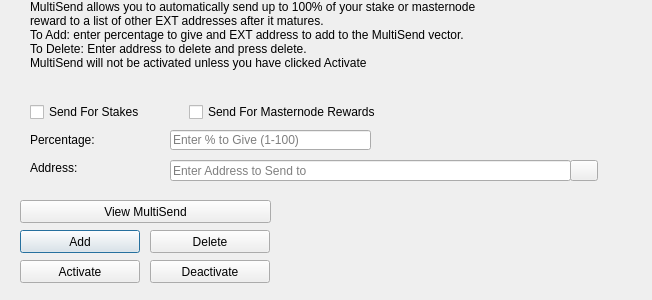
<?xml version="1.0" encoding="UTF-8"?>
<ui version="4.0">
 <class>MultiSendDialog</class>
 <widget class="QDialog" name="MultiSendDialog">
  <property name="windowModality">
   <enum>Qt::NonModal</enum>
  </property>
  <property name="geometry">
   <rect>
    <x>0</x>
    <y>0</y>
    <width>652</width>
    <height>300</height>
   </rect>
  </property>
  <property name="windowTitle">
   <string>MultiSend</string>
  </property>
  <widget class="QLineEdit" name="multiSendPercentEdit">
   <property name="geometry">
    <rect>
     <x>170</x>
     <y>130</y>
     <width>201</width>
     <height>20</height>
    </rect>
   </property>
   <property name="toolTip">
    <string>Enter whole numbers 1 - 100</string>
   </property>
   <property name="placeholderText">
    <string>Enter % to Give (1-100)</string>
   </property>
  </widget>
  <widget class="QLineEdit" name="multiSendAddressEdit">
   <property name="geometry">
    <rect>
     <x>170</x>
     <y>160</y>
     <width>401</width>
     <height>21</height>
    </rect>
   </property>
   <property name="toolTip">
    <string/>
   </property>
   <property name="placeholderText">
    <string>Enter Address to Send to</string>
   </property>
  </widget>
  <widget class="QLabel" name="label_2">
   <property name="geometry">
    <rect>
     <x>30</x>
     <y>0</y>
     <width>451</width>
     <height>121</height>
    </rect>
   </property>
   <property name="lineWidth">
    <number>1</number>
   </property>
   <property name="text">
    <string>MultiSend allows you to automatically send up to 100% of your stake or masternode reward to a list of other EXT addresses after it matures.
To Add: enter percentage to give and EXT address to add to the MultiSend vector.
To Delete: Enter address to delete and press delete.
MultiSend will not be activated unless you have clicked Activate</string>
   </property>
   <property name="alignment">
    <set>Qt::AlignLeading|Qt::AlignLeft|Qt::AlignTop</set>
   </property>
   <property name="wordWrap">
    <bool>true</bool>
   </property>
  </widget>
  <widget class="QLabel" name="message">
   <property name="geometry">
    <rect>
     <x>290</x>
     <y>200</y>
     <width>351</width>
     <height>91</height>
    </rect>
   </property>
   <property name="text">
    <string/>
   </property>
  </widget>
  <widget class="QPushButton" name="addButton">
   <property name="geometry">
    <rect>
     <x>20</x>
     <y>230</y>
     <width>120</width>
     <height>23</height>
    </rect>
   </property>
   <property name="toolTip">
    <string/>
   </property>
   <property name="statusTip">
    <string>Add to MultiSend Vector</string>
   </property>
   <property name="text">
    <string>Add</string>
   </property>
  </widget>
  <widget class="QPushButton" name="disableButton">
   <property name="geometry">
    <rect>
     <x>150</x>
     <y>260</y>
     <width>120</width>
     <height>23</height>
    </rect>
   </property>
   <property name="statusTip">
    <string>Deactivate MultiSend</string>
   </property>
   <property name="text">
    <string>Deactivate</string>
   </property>
  </widget>
  <widget class="QPushButton" name="addressBookButton">
   <property name="geometry">
    <rect>
     <x>570</x>
     <y>160</y>
     <width>28</width>
     <height>21</height>
    </rect>
   </property>
   <property name="toolTip">
    <string>Choose an address from the address book</string>
   </property>
   <property name="text">
    <string/>
   </property>
   <property name="icon">
    <iconset resource="../exsolution.qrc">
     <normaloff>:/icons/address-book</normaloff>:/icons/address-book</iconset>
   </property>
   <property name="shortcut">
    <string>Alt+A</string>
   </property>
   <property name="autoDefault">
    <bool>false</bool>
   </property>
  </widget>
  <widget class="QLabel" name="label">
   <property name="geometry">
    <rect>
     <x>30</x>
     <y>130</y>
     <width>121</width>
     <height>20</height>
    </rect>
   </property>
   <property name="toolTip">
    <string>Percentage of stake to send</string>
   </property>
   <property name="text">
    <string>Percentage:</string>
   </property>
  </widget>
  <widget class="QLabel" name="label_5">
   <property name="geometry">
    <rect>
     <x>30</x>
     <y>160</y>
     <width>111</width>
     <height>16</height>
    </rect>
   </property>
   <property name="toolTip">
    <string>Address to send portion of stake to</string>
   </property>
   <property name="text">
    <string>Address:</string>
   </property>
  </widget>
  <widget class="QPushButton" name="deleteButton">
   <property name="geometry">
    <rect>
     <x>150</x>
     <y>230</y>
     <width>120</width>
     <height>23</height>
    </rect>
   </property>
   <property name="toolTip">
    <string/>
   </property>
   <property name="statusTip">
    <string>Delete Address From MultiSend Vector</string>
   </property>
   <property name="text">
    <string>Delete</string>
   </property>
  </widget>
  <widget class="QPushButton" name="activateButton">
   <property name="geometry">
    <rect>
     <x>20</x>
     <y>260</y>
     <width>120</width>
     <height>23</height>
    </rect>
   </property>
   <property name="statusTip">
    <string>Activate MultiSend</string>
   </property>
   <property name="text">
    <string>Activate</string>
   </property>
  </widget>
  <widget class="QPushButton" name="viewButton">
   <property name="geometry">
    <rect>
     <x>20</x>
     <y>200</y>
     <width>251</width>
     <height>23</height>
    </rect>
   </property>
   <property name="toolTip">
    <string/>
   </property>
   <property name="statusTip">
    <string>View MultiSend Vector</string>
   </property>
   <property name="text">
    <string>View MultiSend</string>
   </property>
  </widget>
  <widget class="QWidget" name="horizontalLayoutWidget">
   <property name="geometry">
    <rect>
     <x>30</x>
     <y>100</y>
     <width>351</width>
     <height>24</height>
    </rect>
   </property>
   <layout class="QHBoxLayout" name="horizontalLayout">
    <item>
     <widget class="QCheckBox" name="multiSendStakeCheckBox">
      <property name="text">
       <string>Send For Stakes</string>
      </property>
     </widget>
    </item>
    <item>
     <widget class="QCheckBox" name="multiSendMasternodeCheckBox">
      <property name="text">
       <string>Send For Masternode Rewards</string>
      </property>
     </widget>
    </item>
   </layout>
  </widget>
 </widget>
 <resources>
  <include location="../exsolution.qrc"/>
 </resources>
 <connections/>
</ui>
